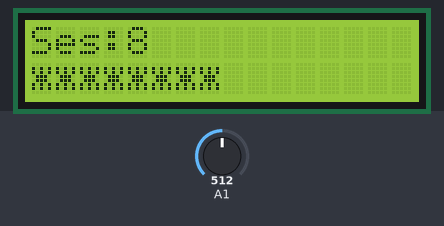
Bench run of a sketch on a simulated Arduino Uno, built with avr-gcc and run on an emulated ATmega328P. Parts: 16×2 character LCD. The test bench sets the inputs (shaded band); at power-on: A1 = 512.

Above: at 1.2 s.
1.3 s: A1 set to 716
At 2.4 s:
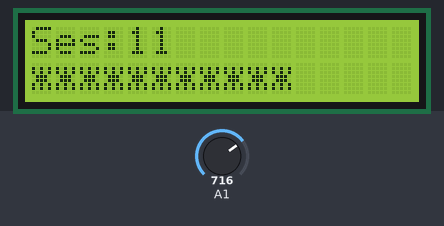
2.8 s: A1 set to 750
4.3 s: A1 set to 786
At 4.8 s:
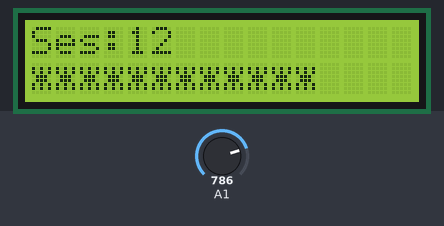
5.8 s: A1 set to 816
7.3 s: A1 set to 849
At 8.2 s:
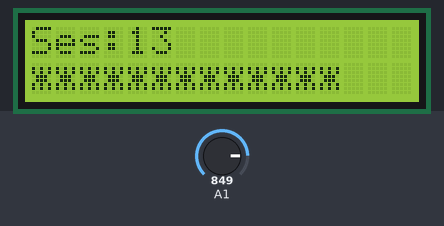
8.8 s: A1 set to 887
10.3 s: A1 set to 906
At 10.7 s:
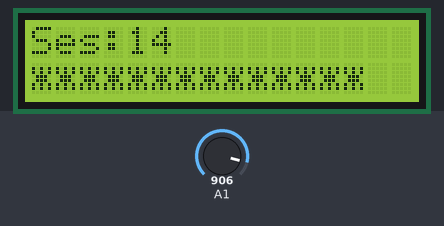
Timing chart, 0 to 12.8 s (numbered marks = the images above; inputs shaded):
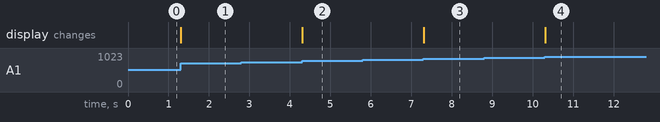

Measured:
- the behaviour switches between 767 and 768 on A1 (found by bisection; images 1 and 2)
- the behaviour switches between 831 and 832 on A1 (found by bisection; images 2 and 3)
- the behaviour switches between 895 and 896 on A1 (found by bisection; images 3 and 4)
- after the input at 1.3 s, the display: changes at once (image 1)
- after the input at 2.8 s, every drawn part: stays the same
- after the input at 4.3 s, the display: changes at once (image 2)
- after the input at 5.8 s, every drawn part: stays the same
- after the input at 7.3 s, the display: changes at once (image 3)
- after the input at 8.8 s, every drawn part: stays the same
- after the input at 10.3 s, the display: changes at once (image 4)

The sketch:

pot_calismalar.ino
```cpp
#include <LiquidCrystal.h>

      LiquidCrystal lcd(8,9,4,5,6,7);
      byte kalp[]={0,21,21,14,14,21,21,0};

void setup() {
  lcd.begin(16,2);
  lcd.createChar(0,kalp);
  lcd.setCursor(0,0);
  lcd.print("Ses:");
}

void loop() {
  int deger=analogRead(1);
  deger = map(deger,0,1023,0,16);
  lcd.setCursor(4,0);
  lcd.print(deger);
  for(int i=0;i<deger;i++)
  {
    lcd.setCursor(i,1);
    lcd.write(byte(0));
  }
  if(deger<10)
  {
    lcd.setCursor(5,0);
    lcd.print(" ");
  }
  lcd.setCursor(deger-1,1);
  if(deger>0)
  {
    lcd.write(byte(0));
  }
  lcd.print(" ");
}
```
